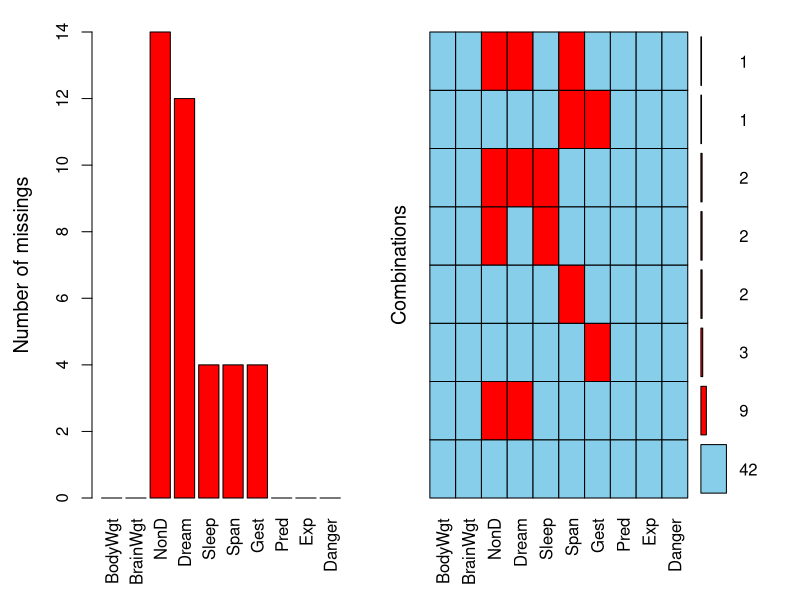
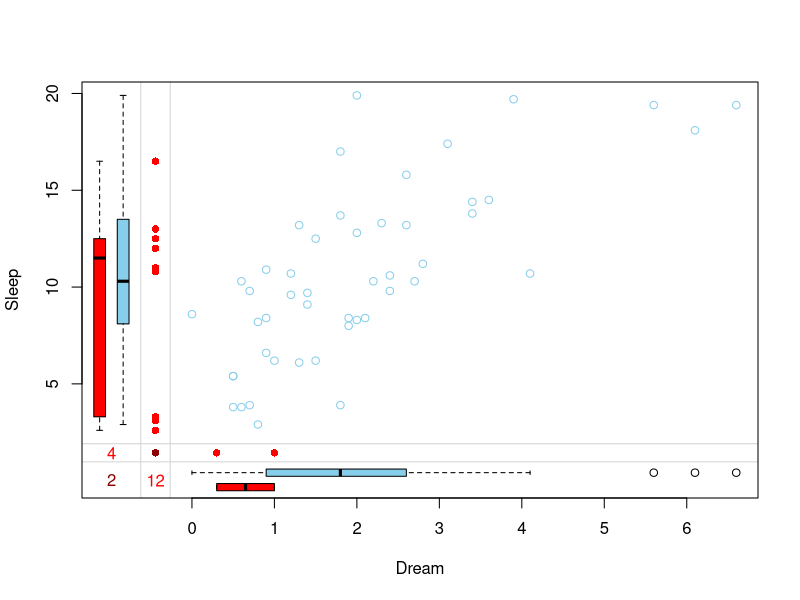
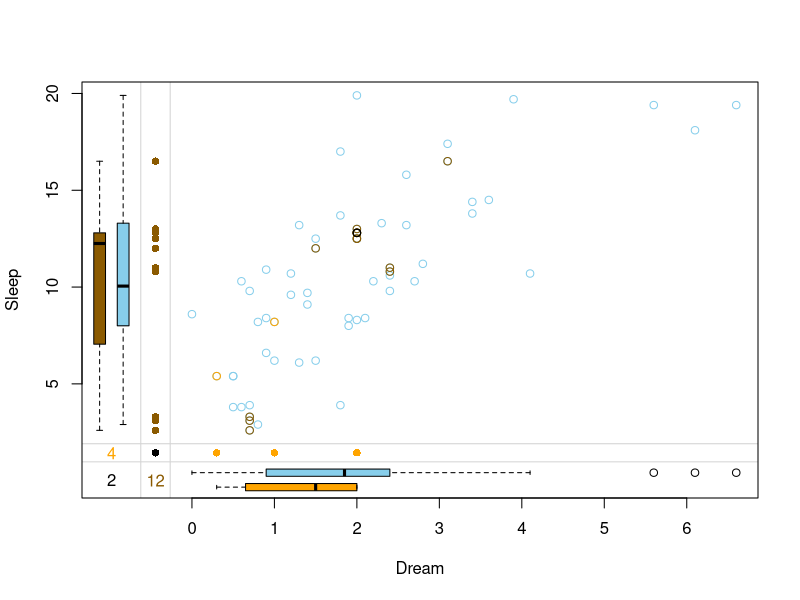

Reproduce these figures in R, in order.
## ---- chunk 1
knitr::opts_chunk$set(
  collapse = TRUE,
  comment = "#>",
  fig.width = 7,
  fig.height = 5,
  fig.align = "center"
)
## ---- chunk 2
library(VIM)
data(sleep)
a <- aggr(sleep, plot = FALSE)
plot(a, numbers = TRUE, prop = FALSE)
## ---- chunk 3
x <- sleep[, c("Dream", "Sleep")]
marginplot(x)
## ---- chunk 4
x_imputed <- kNN(x)
## ---- chunk 5
marginplot(x_imputed, delimiter = "_imp")
